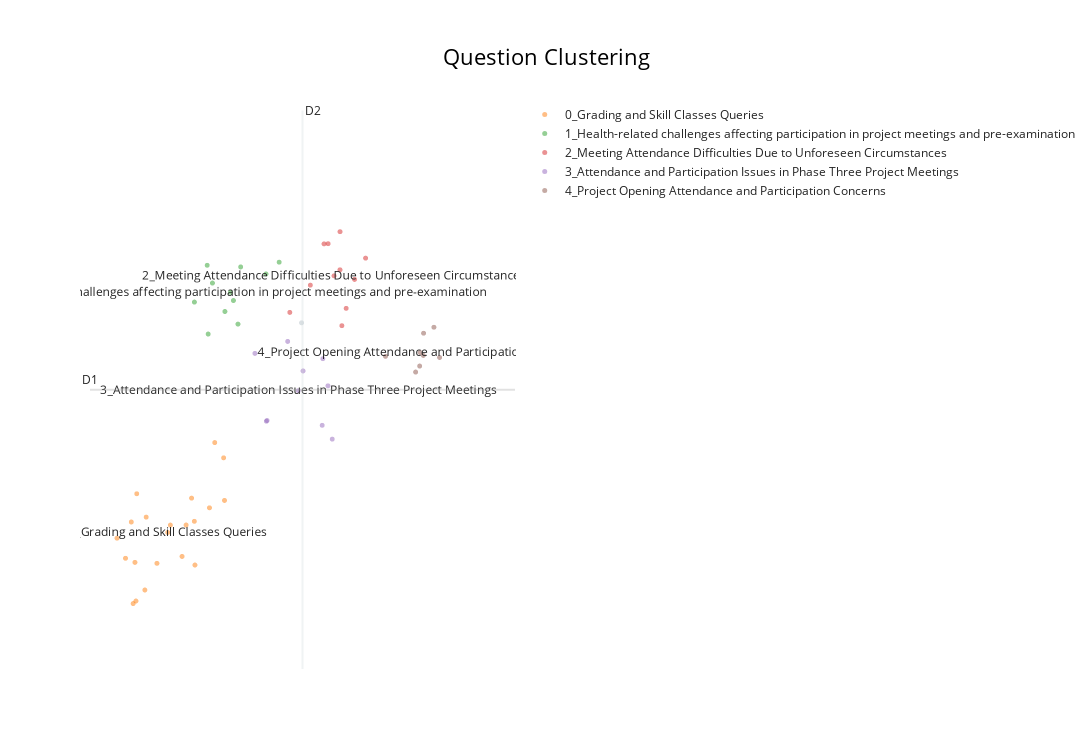

Notebook source saved alongside this figure:
### Code cell
fig = topic_model.visualize_documents(docs, title="Question Clustering")
fig

### Figure 1 — Plotly figure (JSON) as saved in the notebook; plotly's stock layout.template omitted (floating-point values rounded to 4 significant figures)
{"data": [{"hoverinfo": "text", "hovertext": ["So to clarify even with my undergoing medical issue, I can't be exempted from attending project meetings on site? Also doesn't my case count as force majeure? Additionally, I want to ask if I don't have attendance for two projects meetings, by how much is my grade lowered?", null], "marker": {"color": "#CFD8DC", "opacity": 0.5, "size": 5}, "mode": "markers+text", "name": "other", "showlegend": false, "x": [4.99, 4.99], "y": [8.865, 8.865], "type": "scattergl"}, {"hoverinfo": "text", "hovertext": ["I know that it shows I have missed skills classes, but my question is why and how that can be fixed. Since, as shown in the screenshots in the previous email and this one, I have submitted both assignments. But especially, I’m writing about the Citing & References skills class. I submitted the pre-task on time at first, but I put the citation in a text entry box along uploading the rest as PDF files. So that citation line didn’t upload, and I wasn’t made aware of this until the grades were up and other people started having the same problem. As soon as I was made aware of the issue, I reuploaded everything as a PDF. Unfortunately, due to this, the assignment status says I was “late”. Therefore, I kindly ask you whether it would be possible to not put that skills class as missing, since it clearly was a glitch on canvas that the students weren’t made aware of.", "My tutor for this project normally is Tim, however I was unable to find their email anywhere which is why I am contacting you.My tutor for this project normally is Tim, however I was unable to find their email anywhere which is why I am contacting you. Will this be marked as a missed skill class?", "In the documentation about project 1-1s grading I have found the formula for the final grade really confusing. 0.9 x( project grade or Individual grade) + skill class grade. I wanted to ask whether both the project grade and individual grades are used or is it chose individually for a group.", "when do I get the results for Project1-1 makeup assignment? , if u know any estimation date", "I think there was a misunderstanding. I mailed you to get information about when you will be able to update my Project 1.1 grade? We talked about this previously and you mentioned that since I wasn’t be able to attend the project report examination, you gave me that point but after, I attended the repair assignment of it. Can you inform me about the progress please?", "The project 1-1 grades have been given and I got an NG and I have honestly no idea why. Could you help me knowing what happened?", "I have a question regarding the project, I know we can only use Swing, AWT and JavaFX 3 libraries. But can I use JFreeChart inside the JavaFX, Because if I want to create a box plot, JavaFX has no built-in components to create box plots, I need to draw the box plot manually.", "“Dear student, you now have 3 failed skill classes. This means that you will receive an NG for the project.”. So this means I got kicked from the projects?", "I would like to ask regarding the grading of the project because I missed 3 skill classes and I missed the presentation for phase 2, so I am confused whether I passed onto phase 3 or not. Therefore can you please clarify this?", "I have a question regarding the skill class grade. The skill class grade only affects the final grade for the project correct? Also, from what I understand from the grading and assessment, it's worth a total of 10% of the final grade so if you missed one skill class, you would only miss out on 5% of the final grade, correct?", "Im terribly sorry about the missing skill classes, i was not properly informed that skill classes were important and this is entirely my fault. My question is, i dont wanna drop out from the project and want to continue, even though i dont have much knowledge in coding im trying my best to help my teammates as much as i can and i dont want them to be in a harsh place because of my mistake. Is there ANYTHING i can do to get back on the project?", "I am reaching out to inquire about the process concerning my academic credits, as I received a notification from the school indicating that my credit is lower than expected for the first semester. I have already contacted the school via email to explain my situation, and their response mentioned that I should consider any changes in credits on the student portal as an indication that the email has not been sent. Could you please provide me with an update on the current status of the process?", "Could I know how much of the individual grade exactly is lowered?", "Is my thought process correct with how the grade works? It is in the end only worth 10% of the grade?", "Good morning, I have just found out that there were some quizzes due the 1st of December, I happened to miss them, even if I completed all the other assignments about presentations, the message and subpoints tree, etc. I am now quite worried because I think it is the second time I forget about quizzes, it happened with the first skill class too. I also received a 0.75 out of 1 in the Draft Report Feedback, even inside the interface it says my mark is 100%. Who can I ask to check what my state is: I have never missed a meeting or anything else, but I am afraid of having missed too many skill classes, which would be very frustrating because of all the effort put in this project.", "Me and my group struggled to understand which assignments are individual which are group assignments. Besides the obvious ones like second draft and first draft. Can you clarify the individual tasks?", "I am contacting you because I saw on Canvas that I have 2 missed classes. It appears that one of them is the citing and referencing class, which I joined but did not submit the assignment on time due to not realising there was a problem with the textbox. The other one is the peer review class, which I do not know why I failed, because on Canvas it shows that I have submitted it.", "I would like to ask something about Due tonight's Slide presentations(First Draft, Rehearsing Slides, and Second Draft). Is it a group thing or does everyone need to do it individually?", "I am planning to drop out of the Data Science course later this year but still plan to follow several Math courses for an accelerated program at a different university. Therefore, continuing with the group project has little value since I will not be needing the credits. Is there any way to deregister myself from the group project?", "I retook the project report, and I noticed that you assigned a grade for it. However, on the student portal, Project 1.1 is still listed as a failed course. Could you please verify if everything is in order?", null], "marker": {"opacity": 0.5, "size": 5}, "mode": "markers+text", "name": "0_Grading and Skill Classes Queries", "text": ["", "", "", "", "", "", "", "", "", "", "", "", "", "", "", "", "", "", "", "", "0_Grading and Skill Classes Queries"], "textfont": {"size": 12}, "x": [3.523, 3.73, 2.846, 3.195, 3.355, 2.466, 3.012, 2.661, 3.936, 2.711, 2.864, 3.531, 2.724, 2.686, 3.486, 3.924, 3.411, 3.802, 2.735, 2.582, 3.159], "y": [6.41, 6.577, 5.561, 6.364, 5.976, 6.202, 5.891, 6.402, 6.669, 5.903, 6.462, 5.87, 5.425, 5.393, 6.697, 7.195, 6.365, 7.384, 6.751, 5.953, 6.272], "type": "scattergl"}, {"hoverinfo": "text", "hovertext": ["I missed yesterday's project meeting, the reason for this was because I woke up in the morning extremely sick with a big coff and a headache, I am really sorry for this. It is acceptable to miss a project meeting in case of disease, isn't it?", "I have unfortunately fallen ill and I am unsure about my capability to participate in the project meeting that we have tomorrow. How do I go about this situation? I am doing the most I can do in order to get better as soon as possible and in the scenario I feel better tomorrow I will attend the project meeting.", "Sorry to bother you today with this, but I am not feeling well since yesterday night, I do have a meeting tomorrow for the project but in case i cannot attend, do I need to give a doctors note? I will be on a call with my team anyway and I will do the work assigned.", "Is the pre-examination meeting mandatory for all team members or not?", "I understand but I had a verry good reason for not coming to the presentation, I was unable to leave Belgium because of sickness and my doctor provided me a paper. I had been said, after scanning and sending the paper to the boe, that I could do my best to be present for at least one of the two presentations but if it was impossible then it was ok since I had a justification.", "I was on the phone with emergency and ER GPs and they informed me of a week of recovery due to nerve issues prescribing many painkillers and bedridden. I have discussed with my group and will continue work from home. However I worry about the pre-examination also affecting my skill point. Would you inform me on what i should do if i miss the preexam and 1 meeting?", "Yesterday, I wasn’t able to complete the skill class because I was very sick unfortunately. I went to the doctor today and he gave me a paper that says that I’m unable to be present for the presentation of tomorrow and Friday. I have already spoke to my group so everything is fine. I just hope you understand that I really couldn’t even open my laptop yesterday so making the skill class was very difficult for me to do.", "I have been sick for 2 days. I could not attend the \"Project Skills - Information Search: Citing and Referencing\" course. I will not be able to attend today's project meeting too. I already talked with my group members and I wanted to inform you too.", "I wanted to ask you a question related to the project meetings and the pre-examination. Two days ago, I had a surgery on my toe in my home country and even though I got discharged, it is recommended to me to visit the hospital every day for monitoring and dressings for the next one or two weeks(depending on my physical condition). My question is, if I show proof about the surgery and the recovery, can I participate in the project meetings and in the pre-examination online instead of on site?", "Since this morning 3:30AM, I had a terrible pain in my stomach and after a while I started to vomit repeatedly. I went to my GP and they said they they can not do anything about it and they can not give report for universities in Netherlands(They can just give it for Belgium Schools). So, since this morning I am resting in the home and taking some painkillers. That's why I couldn't attend to the report meeting today. I attended all the skill classes and all the meetings except one so I take the Project so seriously. I wish you will understand my situation and I won't loose anything because of the illness I have", null], "marker": {"opacity": 0.5, "size": 5}, "mode": "markers+text", "name": "1_Health-related challenges affecting participation in project meetings and pre-examination", "text": ["", "", "", "", "", "", "", "", "", "", "1_Health-related challenges affecting participation in project meetings and pre-examination"], "textfont": {"size": 12}, "x": [4.12, 4.058, 3.941, 4.684, 3.699, 4.157, 3.771, 3.712, 4.503, 3.524, 4.017], "y": [8.849, 9.141, 9.005, 9.615, 9.576, 9.556, 9.357, 8.726, 9.47, 9.121, 9.242], "type": "scattergl"}, {"hoverinfo": "text", "hovertext": ["Thank you for the clarification so how do I know if I can miss the meeting  without being sanctioned is it a good reason to miss it? Or it will count as I was absent?", "I am reaching out to discuss my upcoming return to campus and participation in our project meetings. Due to a combination of financial limitations and the toll on my mental health from being far from home, I have decided to extend my stay with my family and will be returning to campus on January 14th. This period away is not just a matter of convenience but a necessity under the current circumstances. I am fully committed to the project and keenly aware of the importance of active participation in our meetings. Therefore, I would like to request permission to attend the project meetings via Zoom during this period. My intention is to maintain my involvement and contribution to the project, ensuring that my temporary absence does not hinder our progress. I have discussed this arrangement with my teammates, and they have kindly expressed their support. We all agree that this temporary measure is in the best interest of my personal well-being and the overall success of the project. Please understand that this is not an attempt to evade my responsibilities. On the contrary, I am eager to contribute to the project, which has been a highlight of my university experience. I believe that by attending the meetings remotely, I can continue to contribute effectively and stay aligned with the project's goals. I greatly appreciate your understanding and support in this matter and am willing to comply with any additional requirements that this arrangement may necessitate. Thank you for considering my request. I look forward to your response and guidance.", "I have missed the first and second project meetings due to the delay caused by the storm. I informed my group mates of this issue when I got word my flight was cancelled and made sure to contact them first. As a result of the storm, I missed meetings on the 9th and the 11th. I was given an update on the code from my group members, as well as told what tasks I am able to complete while I was away. If need be, I can provide proof of correspondence. Attached are the letters from the airline detailing the cancellation of my flight. I was supposed to have arrived on the 9th before class, and due to the tropical storm, ended up having a cancelled flight and missing the meeting. I ended up arriving early morning Thursday, due to having to take a longer route.", "Due to a conflict between the University's schedule and the Airport's flight plan I won't be able to attend tomorrow's project meeting as a member of Group 24. My tickets were booked before the publishing of the meetings' dates and by that time it had become financially infeasible for my family to rebook them. I have read the past announcements that reference this sort of situation and I hope you can understand since the alternative would entail two days of constant travel (due to no immediate flight existing) and a monetary investment of my family that they can't afford due to the difference in salaries between the two countries. I have already discussed the matter with my groupmates and I will back in time for the next meeting on the 11th.", "Because of personal family problems, there is a possibilty to arrive on 14th of January in Maastricht, that means i'm unable to participate first meetings (8 and 11 Janurary). I'm trying seriously to be involved and i don't usually miss meetings. If i'm trying to join trough an online platform to get in touch with my colleagues this could mean my presence is accepted? How does affect me the absence during these 2 meetings next week?", "This email is regarding the project meetings that were scheduled today, the 4th of December. I was present for most of the meeting and my attendance was checked by one of my tutors (Spriha Joshi). I left 30 minutes earlier than the end of the meeting because I had to call in order to know about the health and well-being of a very close relative who has been suffering from a condition (condition I can prove the existence of, if necessary), thinking it would be allowed since it was asked to the tutors in other instances. I was informed by my group members that shortly after I left, the project coordinator (Martijn Bousse) came into the room and removed my presence as if I hadn’t participated in the meeting at all. This email is regarding the project meetings that were scheduled today, the 4th of December. I was present for most of the meeting and my attendance was checked by one of my tutors (Spriha Joshi). I left 30 minutes earlier than the end of the meeting because I had to call in order to know about the health and well-being of a very close relative who has been suffering from a condition (condition I can prove the existence of, if necessary), thinking it would be allowed since it was asked to the tutors in other instances. I was informed by my group members that shortly after I left, the project coordinator (Martijn Bousse) came into the room and removed my presence as if I hadn’t participated in the meeting at all.", "I hope this message finds you well. I am writing to inform you that, regrettably, I will be unable to attend the mandatory project meeting scheduled for this coming Tuesday. Due to health-related reasons, I have been advised by my healthcare provider not to travel until the completion of my ongoing treatment. I'd like to know if this absence, due to unexpected circumstances, will be considered as a missed meeting or if there's an option for alternative arrangements. I assure you of my commitment to the project and am prepared to take necessary steps to ensure I am up-to-date with any information discussed or tasks assigned during the meeting. Please let me know if there's any additional information required from my end.", "I was unable to physically attend the project meeting today, but I did join via Google Meet. I told my group in advance, and they were okay with it. I arrive in Maastricht tomorrow, and the reason I wasn't really able to come earlier was because of a lack of housing. I was one of 500 students who were meant to move into Nido Living, but due to construction issues, they were unable to provide us with housing. Please let me know what I can do about missed attendance and whether or not joining online counts. I am currently still in the meeting and am going to be here for the full 2 hours. If i do not get attendance does my scenario fall under force majeur?", "I was unable to attend the meeting right now, as when I was waiting at the bus stop, the bus didn't stop for me. There are buses that run one of which is Belgian, which comes first. Since I'm Dutch and have the student Ov, I didn't take that bus. Instead, I was going to take the number 4, where my ov works. As the bus approached, I stand up so it sees me and stops, but the bus drove right past me, At this point, I panicked a little bit because the next bus would not let me reach on time as the commute to the faculty is a little over an hour long. I immediately booked an Uber to try and reach on time and waited almost 35 minutes for an Uber, but uber could not find a driver. I have a screenshot of this, I understand I have already used my force majeure and missed one meeting, but I genuinely tried to make the meeting, but nothing was working in my favor. Please tell me what I can do now.", "Due to unforeseen weather conditions in Romania, my scheduled flight on Sunday was canceled. As a result, I had to make alternative arrangements and took another flight today in order to fulfill my commitments. Regrettably, this unexpected change in travel plans resulted in my inability to attend today's group meeting as planned. I understand the importance of my presence and contribution to these meetings, and I sincerely apologize for any inconvenience my absence may have caused. Given the circumstances, I would like to request your understanding and support in providing a brief explanation or documentation to motivate my absence from today's meeting. I am committed to ensuring that my responsibilities are fulfilled promptly despite these unforeseen challenges. Please let me know if there is any additional information required from my end to support this request. I appreciate your assistance and understanding in this matter. I look forward to catching up and contributing to the team's endeavors in our next meeting.", null], "marker": {"opacity": 0.5, "size": 5}, "mode": "markers+text", "name": "2_Meeting Attendance Difficulties Due to Unforeseen Circumstances", "text": ["", "", "", "", "", "", "", "", "", "", "2_Meeting Attendance Difficulties Due to Unforeseen Circumstances"], "textfont": {"size": 12}, "x": [5.515, 5.541, 5.353, 5.298, 5.866, 4.829, 5.11, 5.6, 5.715, 5.516, 5.434], "y": [9.521, 8.83, 9.844, 9.841, 9.665, 8.994, 9.331, 9.044, 9.402, 9.992, 9.446], "type": "scattergl"}, {"hoverinfo": "text", "hovertext": ["I’m writing to inquire about where I can find an information regarding the libraries that can be used in the 3rd phase?", "Is there no exception for religious obligations? I had mandatory prayers I had to attend, and I was only late by 35 minutes. Other than those two meetings I've been extremely diligent with attending project meetings and submitting assignments. I don't have any missed skill classes or project meetings from the first or second phases, and so I don't think I deserve a lowered individual grade for something outside of my control.", "I'm sorry I need to know if a retake is possible for phase 3, as I need to book flights. It would be very helpful if I am able to work from Egypt as I need to use crutches for 1 month. Therefore, the commute to the faculty will be quite difficult, as I can't use my bicycle, and there is no direct bus route to the faculty. I am preforming the tasks assigned to me by the group and can continue to do so. Sorry for the late notice, but I feel really sick right now and I slept through my alarm so I won't be able to attend todays project meeting for group KEN X.", "We will add them and mark the contribution with a 0, but can you tell us what proof we need to have with us to back our claim? Or we will just be questioned about it, no proof needed, and we can back your arguments verbally?", "From the beginning of the project the actual workload distribution did not correspond at all compared to the percentages my team presented, but lately my teammates and I have been struggling to deal with one of our group members in particular. This person hasn't participated in any part of the project at all and only shows up for the project meetings and when we do the \"\"who did what\"\". He doesn't work on any task, because he says that he is \"\"researching\"\". We have given him time to choose a task or help someone else, we also tried to text him directly to ask for help, but he didn't answer any of the messages. What should we do?", "Tragically, I missed the final product and report examination this morning due to believing it was at 1pm instead of 11am. I do not have a good explanation for this as I remember checking the schedule several times and was confident that it would be at 1pm and by the time I realised, it was already 10:55. After rereading the rules and regulations I can not find what would happen in this case", "During Phase three, are we allowed to miss one project meeting? There is a small chance I will not make it to the meeting on January 8th, and I was wondering if an absence will have me fail phase three. I am aware this is the first day back and this meeting is very important, so I am asking to confirm with you.", "I am informing you that we are going to leave 2 people out of the Overview of Who Did What, since they did not help the group at all this Phase. Can you please tell me what repercussions this can have on the 2 individuals and on the group grade?", "I had to be about 35 minutes late for today's project meeting due to religious reasons. I'm a Muslim, and so I had to attend the mandatory Friday prayers at the mosque, which is on the other side of Maastricht from our campus, which made me late for the project meeting. I've been noted down as absent from the meeting and told to email you. I also emailed you about the same problem last week (since the last project meeting was also on Friday), and I had received no response, so please let me know if I won't be penalized for both project meetings. Thank you for your time.", null], "marker": {"opacity": 0.5, "size": 5}, "mode": "markers+text", "name": "3_Attendance and Participation Issues in Phase Three Project Meetings", "text": ["", "", "", "", "", "", "", "", "", "3_Attendance and Participation Issues in Phase Three Project Meetings"], "textfont": {"size": 12}, "x": [5.41, 4.8, 5.351, 5.011, 4.508, 4.352, 5.272, 4.517, 5.281, 4.945], "y": [7.427, 8.635, 8.086, 8.27, 7.648, 8.487, 7.598, 7.658, 8.422, 8.026], "type": "scattergl"}, {"hoverinfo": "text", "hovertext": ["I wanted to ask a question regarding the Project Opening scheduled for Friday 7 October. It says on the schedule that the PO will be online. Is this definite? I have been planning on going to Luxembourg by bus to see my family that weekend and it would be great if I could join the PO from there.", "I am writing to you to ask about next Friday's Project opening. I plan on travelling back home for the weekend and since it is supposed to be online. Could I just watch it remotely? At the time of the meeting, I will have access to a quiet room with a computer, so that should not be a problem", "I wanted to ask a question regarding the Project Opening scheduled for Friday 7 October. Is attendance to the PO one of the mandatory requirements of the Project similar to the project meetings (PMs) and TB classes? I am only asking this as a general question for a worst case scenario such as something going wrong with my internet.", "I wanted to ask a question regarding the Project Opening scheduled for Friday 7 October. What exactly will happen during the PO? Is this just a meeting where you will talk about the project or will we be taking part in activities with our groups? The reason I am asking this is because there are two different Maastricht – Luxembourg bus times on that day, one from 9.25-12.20 and the other 17:25-20:20. If I were to take the morning bus, I would have to miss my CS1 lecture which I don’t really want to do. Luckily we won’t be learning any new content on that day but we will be working individually on previous assignments. If I were to take the afternoon bus I would be able to listen to the online meeting or maybe even listen to a recording afterwards if worse comes to worst. However, if we will need to interact with our group members then it would be a better option for me to attend the PO in a more suitable environment.", "My dad is getting married on Friday 12/01/2024. So I was wondering if I could miss the project meeting on this day.", "I am writing to you to ask about next Friday's Project opening. Is the attendance tracked for that as well and will we be required to speak or do anything?", "I am writing to you to ask about next Friday's Project opening. What will it be about?", null], "marker": {"opacity": 0.5, "size": 5}, "mode": "markers+text", "name": "4_Project Opening Attendance and Participation Concerns", "text": ["", "", "", "", "", "", "", "4_Project Opening Attendance and Participation Concerns"], "textfont": {"size": 12}, "x": [6.8, 6.878, 6.656, 6.659, 6.138, 6.55, 6.605, 6.612], "y": [8.81, 8.437, 8.462, 8.736, 8.451, 8.256, 8.33, 8.497], "type": "scattergl"}], "layout": {"shapes": [{"line": {"color": "#CFD8DC", "width": 2}, "type": "line", "x0": 5.003, "x1": 5.003, "y0": 4.584, "y1": 11.49}, {"line": {"color": "#9E9E9E", "width": 2}, "type": "line", "x0": 2.096, "x1": 7.91, "y0": 8.037, "y1": 8.037}], "annotations": [{"showarrow": false, "text": "D1", "x": 2.096, "y": 8.037, "yshift": 10}, {"showarrow": false, "text": "D2", "x": 5.003, "xshift": 10, "y": 11.49}], "title": {"font": {"size": 22, "color": "Black"}, "text": "Question Clustering", "x": 0.5, "xanchor": "center", "yanchor": "top"}, "width": 1200, "height": 750, "xaxis": {"visible": false}, "yaxis": {"visible": false}}}
